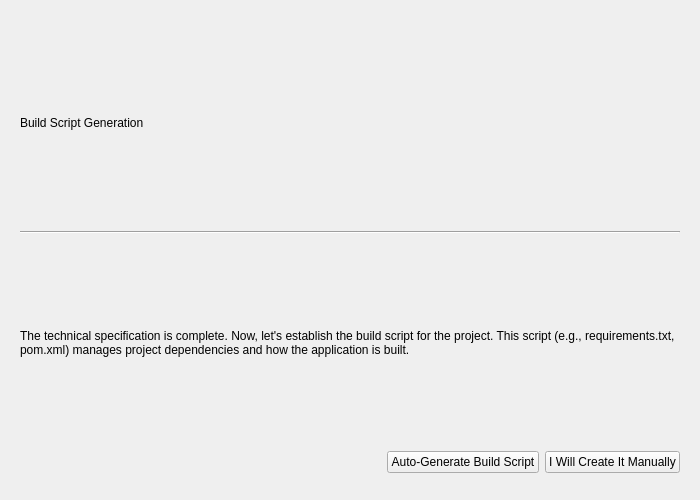
<?xml version="1.0" encoding="UTF-8"?>
<ui version="4.0">
 <class>BuildScriptPage</class>
 <widget class="QWidget" name="BuildScriptPage">
  <property name="geometry">
   <rect>
    <x>0</x>
    <y>0</y>
    <width>700</width>
    <height>500</height>
   </rect>
  </property>
  <property name="windowTitle">
   <string>Form</string>
  </property>
  <layout class="QVBoxLayout" name="verticalLayout">
   <property name="leftMargin">
    <number>20</number>
   </property>
   <property name="topMargin">
    <number>20</number>
   </property>
   <property name="rightMargin">
    <number>20</number>
   </property>
   <property name="bottomMargin">
    <number>20</number>
   </property>
   <item>
    <widget class="QLabel" name="headerLabel">
     <property name="text">
      <string>Build Script Generation</string>
     </property>
    </widget>
   </item>
   <item>
    <widget class="Line" name="line">
     <property name="orientation">
      <enum>Qt::Horizontal</enum>
     </property>
    </widget>
   </item>
   <item>
    <widget class="QLabel" name="instructionLabel">
     <property name="text">
      <string>The technical specification is complete. Now, let's establish the build script for the project. This script (e.g., requirements.txt, pom.xml) manages project dependencies and how the application is built.</string>
     </property>
     <property name="wordWrap">
      <bool>true</bool>
     </property>
    </widget>
   </item>
   <item>
    <layout class="QHBoxLayout" name="horizontalLayout">
     <item>
      <spacer name="horizontalSpacer">
       <property name="orientation">
        <enum>Qt::Horizontal</enum>
       </property>
       <property name="sizeHint" stdset="0">
        <size>
         <width>40</width>
         <height>20</height>
        </size>
       </property>
      </spacer>
     </item>
     <item>
      <widget class="QPushButton" name="autoGenerateButton">
       <property name="text">
        <string>Auto-Generate Build Script</string>
       </property>
      </widget>
     </item>
     <item>
      <widget class="QPushButton" name="manualCreateButton">
       <property name="text">
        <string>I Will Create It Manually</string>
       </property>
      </widget>
     </item>
    </layout>
   </item>
   <item>
    <spacer name="verticalSpacer">
     <property name="orientation">
      <enum>Qt::Vertical</enum>
     </property>
     <property name="sizeType">
      <enum>QSizePolicy::Expanding</enum>
     </property>
    </spacer>
   </item>
  </layout>
 </widget>
 <resources/>
 <connections/>
</ui>
